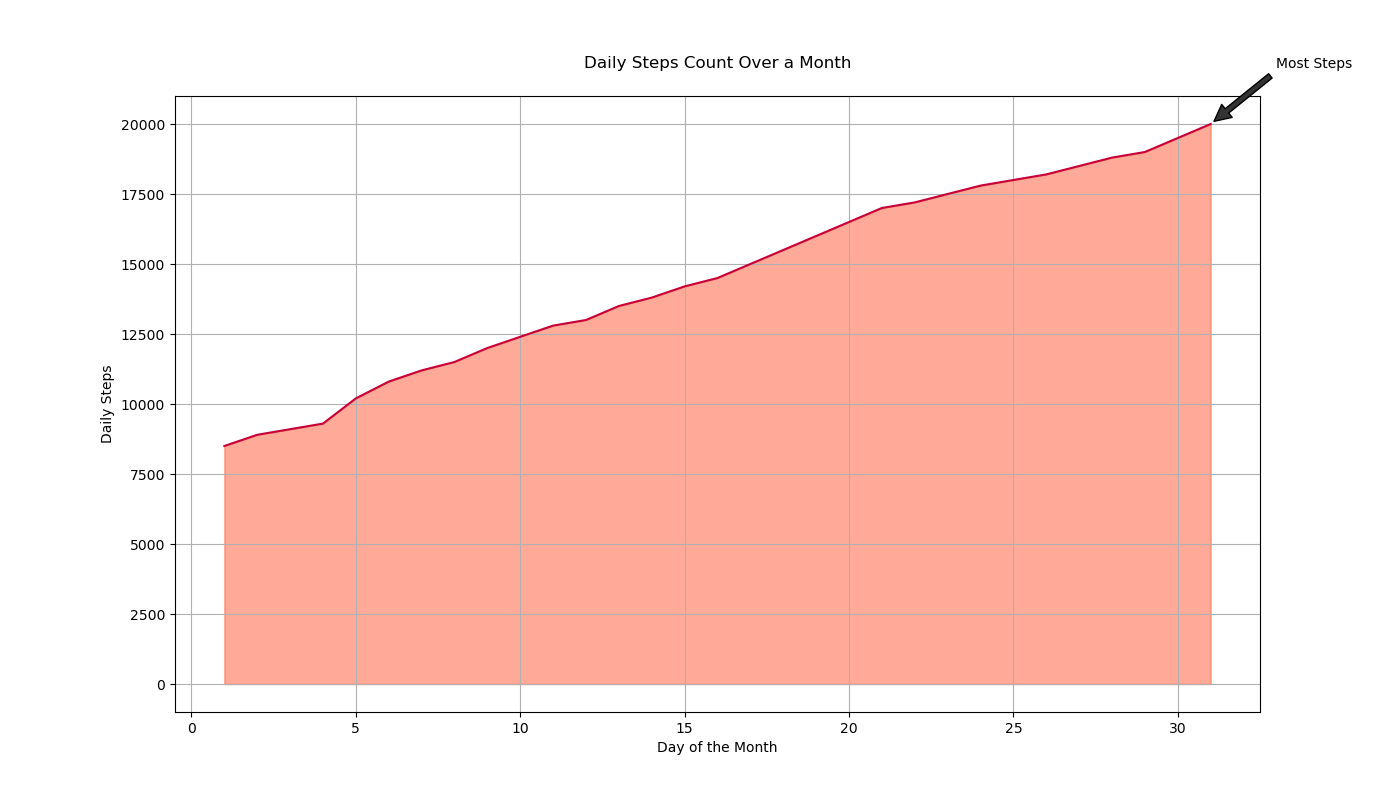

Generate this figure with Python:
import matplotlib.pyplot as plt
import pandas as pd
from io import StringIO

data = StringIO("""
Day,Daily Steps
1,8500
2,8900
3,9100
4,9300
5,10200
6,10800
7,11200
8,11500
9,12000
10,12400
11,12800
12,13000
13,13500
14,13800
15,14200
16,14500
17,15000
18,15500
19,16000
20,16500
21,17000
22,17200
23,17500
24,17800
25,18000
26,18200
27,18500
28,18800
29,19000
30,19500
31,20000
""")

df = pd.read_csv(data)

plt.figure(figsize=(14, 8))
plt.fill_between(df['Day'], df['Daily Steps'], color="#FF5733", alpha=0.5)
plt.plot(df['Day'], df['Daily Steps'], color="#C70039")

plt.title('Daily Steps Count Over a Month', pad=20)
plt.xlabel('Day of the Month')
plt.ylabel('Daily Steps')

max_steps_day = df['Daily Steps'].idxmax()
plt.annotate('Most Steps', xy=(df.iloc[max_steps_day, 0], df.iloc[max_steps_day, 1]), 
             xytext=(df.iloc[max_steps_day, 0]+2, df.iloc[max_steps_day, 1]+2000),
             arrowprops=dict(facecolor='#333333', shrink=0.05))

plt.grid(True)
plt.show()
